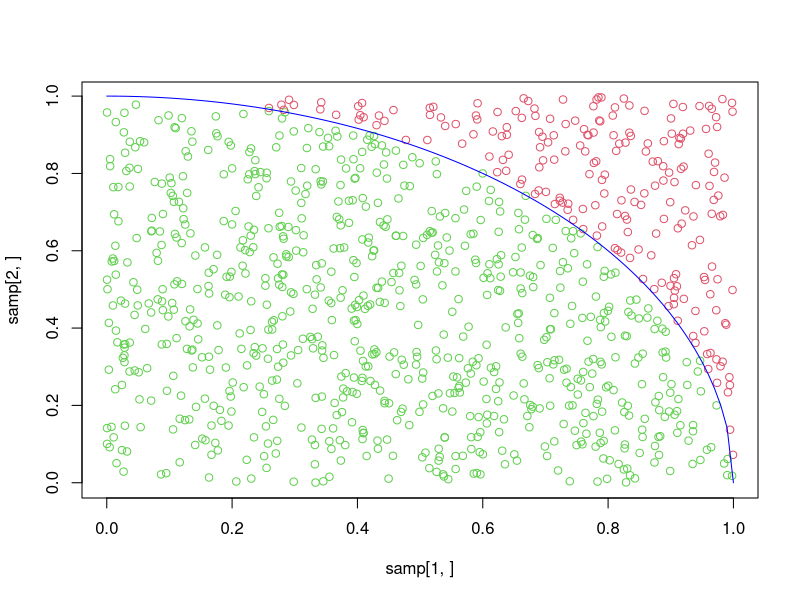

R code for this plot:
## ---- chunk 1
squareSamp1 = function(){
    
    u = runif(2)
    
    return(u)
    
}

squareSamp = function(n){

    samp = sapply(1:n, function(i){squareSamp1()})
    
    return(samp)

}

computePi = function(sample){
    
    radii = sqrt(colSums(sample * sample))
    
    numPoints = length(radii)

    numInCircle = sum(radii <= 1)
    
    pihat = 4 * numInCircle / numPoints
    
    return(pihat)
    
}

samp = squareSamp(1000)

pihat = computePi(samp)

pihat

radii = sqrt(colSums(samp * samp))

plot(samp[1,], samp[2,], col = ((radii <= 1) + 2))

xs = seq(0, 1, len = 100)
ys = sqrt(1 - xs * xs)

lines(xs, ys, col = 'blue')
## ---- chunk 2
a = 1:6

ns = 10^a

sigmas = sqrt(pi * (4 - pi)) / sqrt(ns)

sigmas
